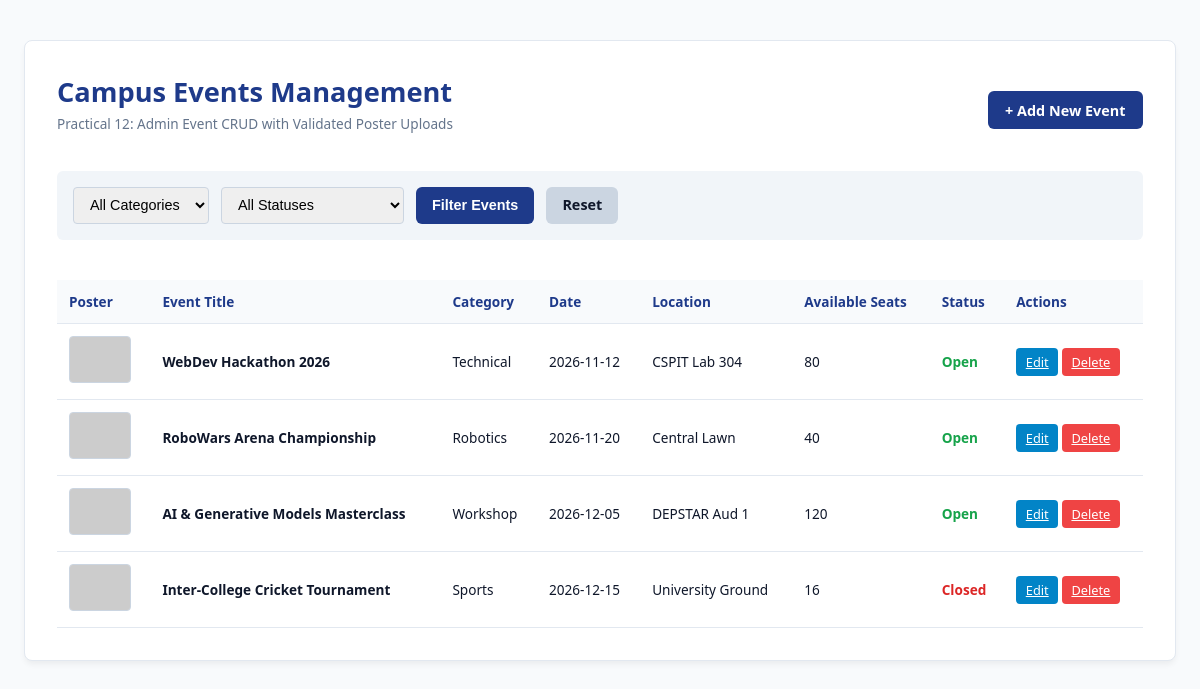
The page / on the database its author committed.
### tables this page shows
CREATE TABLE IF NOT EXISTS `events` (
  `id` INT AUTO_INCREMENT PRIMARY KEY,
  `title` VARCHAR(200) NOT NULL,
  `category` VARCHAR(50) NOT NULL,
  `event_date` DATE NOT NULL,
  `location` VARCHAR(150) NOT NULL,
  `seats` INT NOT NULL DEFAULT 50,
  `poster_image` VARCHAR(255) DEFAULT 'default_event.jpg',
  `status` ENUM('open', 'closed', 'cancelled') DEFAULT 'open',
  `created_at` TIMESTAMP DEFAULT CURRENT_TIMESTAMP
);

### index.php (the view, shortened to what this page needs)
<?php
$conn = getDB();
$sql = "SELECT id, title, category, event_date, location, seats, poster_image, status FROM events WHERE 1=1";
$sql .= " ORDER BY event_date ASC";
$stmt = $conn->prepare($sql);
$stmt->execute();
$result = $stmt->get_result();
$events = [];
while ($row = $result->fetch_assoc()) {
    $events[] = $row;
}
?>
<!DOCTYPE html>
<html lang="en">
<head>
</head>
<body>
  <div class="container">
    <div class="header-bar">
      <div>
        <h1>Campus Events Management</h1>
        <p style="color: #64748b; font-size: 0.85rem; margin-top: 0.25rem;">Practical 12: Admin Event CRUD with Validated Poster Uploads</p>
      </div>
      <div>
        <a href="add_event.php" class="btn btn-primary">+ Add New Event</a>
      </div>
    </div>
    <form method="GET" action="index.php" class="filter-bar">
      <select name="category" class="filter-input">
        <option value="all">All Categories</option>
      </select>
      <select name="status" class="filter-input">
        <option value="all">All Statuses</option>
      </select>
      <button type="submit" class="btn btn-primary" style="padding: 0.55rem 1rem;">Filter Events</button>
      <a href="index.php" class="btn" style="background: #cbd5e1; color: #0f172a; padding: 0.55rem 1rem;">Reset</a>
    </form>
    <div style="overflow-x: auto;">
      <table>
        <thead>
          <tr>
            <th>Poster</th>
            <th>Event Title</th>
            <th>Category</th>
            <th>Date</th>
            <th>Location</th>
            <th>Available Seats</th>
            <th>Status</th>
            <th>Actions</th>
          </tr>
        </thead>
        <tbody>
          <?php if (empty($events)): ?>
            <tr><td colspan="8" style="text-align: center; color: #64748b; padding: 2rem;">No matching campus events found.</td></tr>
          <?php else: ?>
            <?php foreach ($events as $ev): ?>
              <tr>
                <td>
                  <?php
                    $posterFile = $ev['poster_image'];
                    $posterPath = __DIR__ . '/uploads/' . $posterFile;
                    $src = file_exists($posterPath) && $posterFile !== 'default_event.jpg' ? 'uploads/' . htmlspecialchars($posterFile) : 'https://placehold.co/120x90/1e3a8a/white?text=Poster';
                  ?>
                  <img src="<?= $src ?>" alt="Poster" class="poster-thumb" />
                </td>
                <td><strong><?= htmlspecialchars($ev['title']) ?></strong></td>
                <td><?= htmlspecialchars($ev['category']) ?></td>
                <td><?= htmlspecialchars($ev['event_date']) ?></td>
                <td><?= htmlspecialchars($ev['location']) ?></td>
                <td><?= $ev['seats'] ?></td>
                <td>
                  <span class="<?= $ev['status'] === 'open' ? 'status-open' : 'status-closed' ?>">
                    <?= ucfirst($ev['status']) ?>
                  </span>
                </td>
                <td>
                  <a href="edit_event.php?id=<?= $ev['id'] ?>" class="btn-edit">Edit</a>
                  <a href="delete_event.php?id=<?= $ev['id'] ?>" class="btn-del" onclick="return confirm('Are you sure you want to delete event <?= htmlspecialchars($ev['title']) ?>?');">Delete</a>
                </td>
              </tr>
            <?php endforeach; ?>
          <?php endif; ?>
        </tbody>
      </table>
    </div>
  </div>
</body>
</html>

### index.php (style rules this page uses)
body { font-family: system-ui, sans-serif; background: #f8fafc; color: #0f172a; padding: 2rem 1rem; }
.container { max-width: 1100px; margin: 0 auto; background: white; padding: 2rem; border-radius: 8px; border: 1px solid #e2e8f0; box-shadow: 0 4px 6px -1px rgba(0,0,0,0.06); }
.header-bar { display: flex; justify-content: space-between; align-items: center; margin-bottom: 1.5rem; flex-wrap: wrap; gap: 1rem; }
h1 { color: #1e3a8a; font-size: 1.7rem; margin: 0; }
.btn { padding: 0.6rem 1.1rem; border-radius: 6px; text-decoration: none; font-weight: 600; font-size: 0.9rem; cursor: pointer; border: none; }
.btn-primary { background: #1e3a8a; color: white; }
.btn-edit { background: #0284c7; color: white; padding: 0.3rem 0.6rem; font-size: 0.8rem; border-radius: 4px; }
.btn-del { background: #ef4444; color: white; padding: 0.3rem 0.6rem; font-size: 0.8rem; border-radius: 4px; }
.filter-bar { display: flex; flex-wrap: wrap; gap: 0.75rem; margin-bottom: 1.5rem; background: #f1f5f9; padding: 1rem; border-radius: 6px; }
.filter-input { padding: 0.55rem 0.75rem; border: 1px solid #cbd5e1; border-radius: 4px; font-size: 0.9rem; }
table { width: 100%; border-collapse: collapse; margin-top: 1rem; }
th, td { padding: 0.75rem; text-align: left; border-bottom: 1px solid #e2e8f0; font-size: 0.85rem; vertical-align: middle; }
th { background: #f8fafc; color: #1e3a8a; font-weight: 600; }
.poster-thumb { width: 60px; height: 45px; object-fit: cover; border-radius: 4px; border: 1px solid #cbd5e1; background: #e2e8f0; }
.status-open { color: #16a34a; font-weight: bold; }
.status-closed { color: #dc2626; font-weight: bold; }

### rows shown on the page
events: title "WebDev Hackathon 2026", category "Technical", event_date "2026-11-12", location "CSPIT Lab 304", seats "80", status "Open"
events: title "RoboWars Arena Championship", category "Robotics", event_date "2026-11-20", location "Central Lawn", seats "40", status "Open"
events: title "AI & Generative Models Masterclass", category "Workshop", event_date "2026-12-05", location "DEPSTAR Aud 1", seats "120", status "Open"
events: title "Inter-College Cricket Tournament", category "Sports", event_date "2026-12-15", location "University Ground", seats "16", status "Closed"
